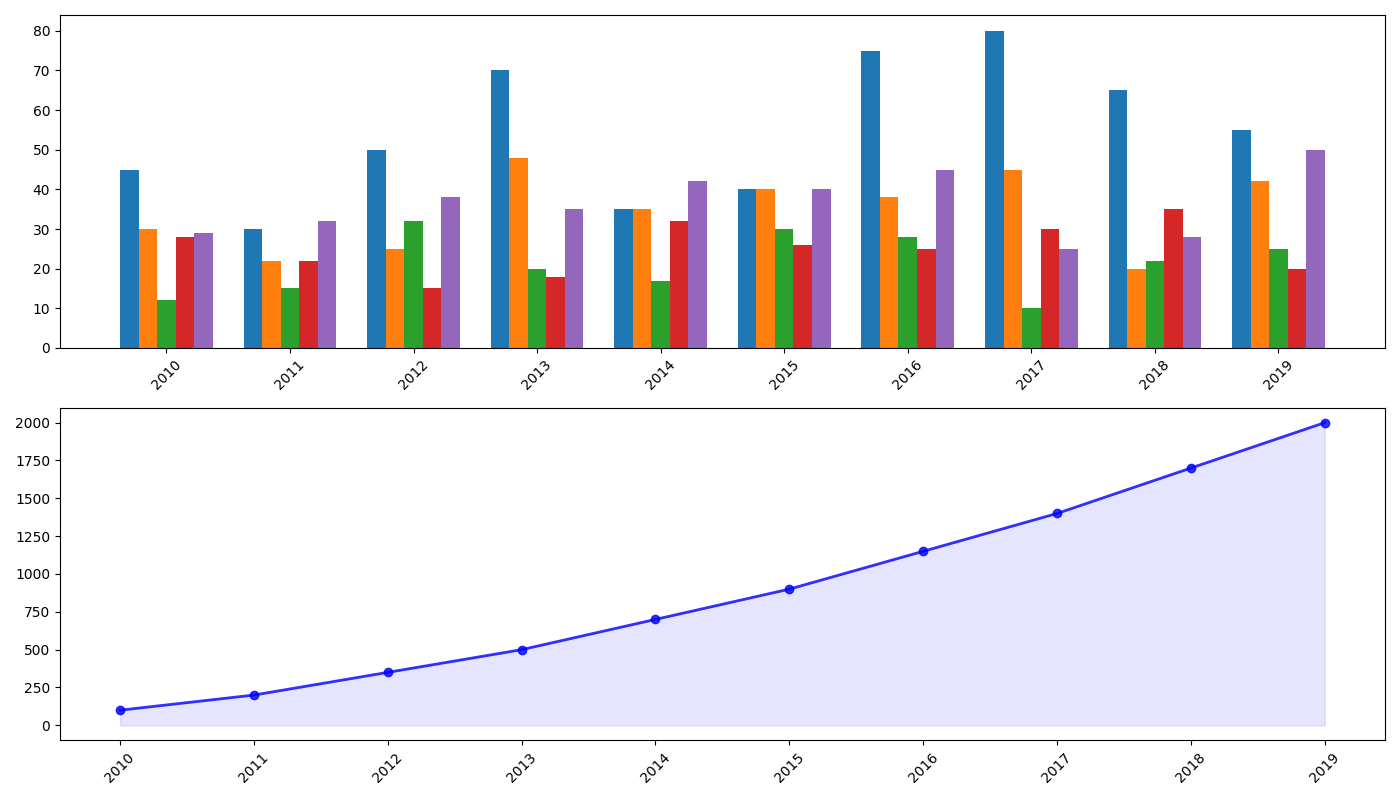

Write Python code to recreate this figure.
import matplotlib.pyplot as plt
import numpy as np

years = np.arange(2010, 2020)

# Values are shuffled within each category
fiction = [45, 30, 50, 70, 35, 40, 75, 80, 65, 55]
non_fiction = [30, 22, 25, 48, 35, 40, 38, 45, 20, 42]
science = [12, 15, 32, 20, 17, 30, 28, 10, 22, 25]
history = [28, 22, 15, 18, 32, 26, 25, 30, 35, 20]
fantasy = [29, 32, 38, 35, 42, 40, 45, 25, 28, 50]

cumulative_donations = [100, 200, 350, 500, 700, 900, 1150, 1400, 1700, 2000]

bar_width = 0.15
index = np.arange(len(years))

plt.figure(figsize=(14, 8))

plt.subplot(2, 1, 1)
plt.bar(index - 2*bar_width, fiction, bar_width)
plt.bar(index - bar_width, non_fiction, bar_width)
plt.bar(index, science, bar_width)
plt.bar(index + bar_width, history, bar_width)
plt.bar(index + 2*bar_width, fantasy, bar_width)

plt.xticks(index, years, rotation=45)

plt.subplot(2, 1, 2)
plt.plot(years, cumulative_donations, marker='o', color='b', linewidth=2, alpha=0.8)
plt.fill_between(years, cumulative_donations, color='blue', alpha=0.1)

plt.xticks(years, rotation=45)

plt.tight_layout()
plt.show()
